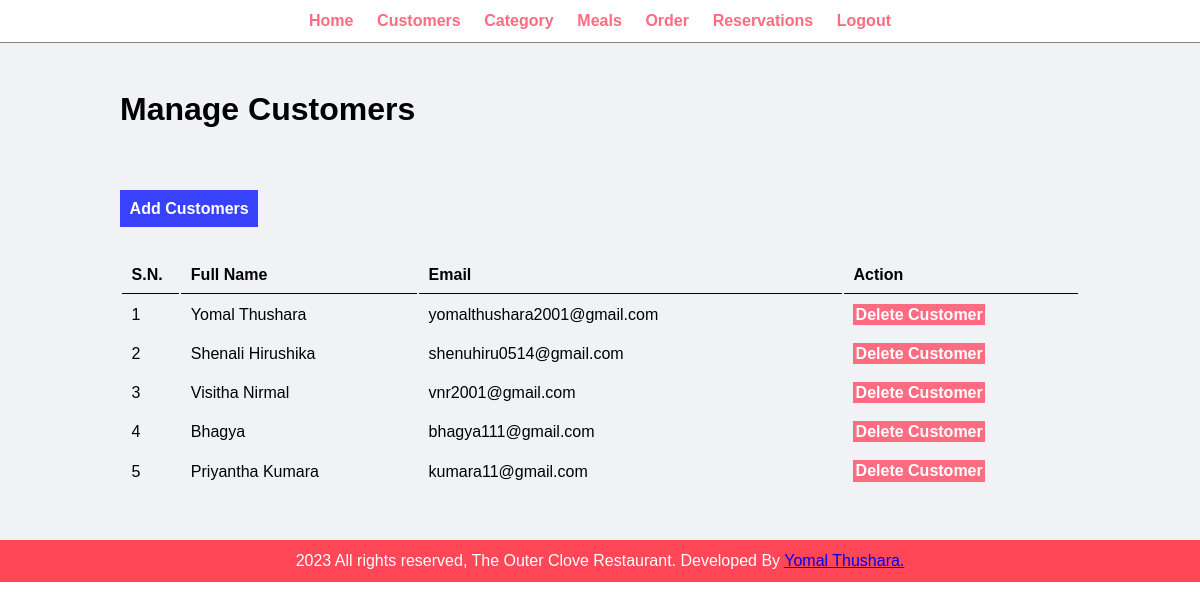
/Admin/manageCustomers.php, run on the app's committed database.
### tables this page shows
CREATE TABLE `customers` (
  `customerId` int(11) NOT NULL,
  `customerFname` varchar(128) NOT NULL,
  `customerEmail` varchar(255) NOT NULL,
  `customerPassword` varchar(255) NOT NULL
);

### Admin/manageCustomers.php (the view, shortened to what this page needs)
<?php
    include './others/menu.php';
?>
<div class="main-content">
    <div class="wrapper">
        <h1>Manage Customers</h1>
        <br />
        <br><br><br>
        <a href="./addCustomers.php" class="btn-primary">Add Customers</a>
        <br /> <br /> <br />
        <table class="tbl-full">
            <tr>
                <th>S.N.</th>
                <th>Full Name</th>
                <th>Email</th>
                <th>Action</th>
            </tr>
            <?php
                $sql = "SELECT * FROM customers";
                $result = mysqli_query($conn, $sql);
                if($result == TRUE){
                    $count = mysqli_num_rows($result);
                    $sn = 1;
                    if($count > 0){
                        while($rows = mysqli_fetch_assoc($result)){
                            $fullName = $rows['customerFname'];
                            $email = $rows['customerEmail'];
                            ?>
                                <tr>
                                    <td><?php echo $sn++; ?></td>
                                    <td><?php echo $fullName; ?></td>
                                    <td><?php echo $email; ?></td>
                                    <td>
                                        <a href="./Delete/deleteCustomers.php?id=<?php echo $rows['customerId']; ?>" class="btn-danger">Delete Customer</a>
                                    </td>
                                </tr>
                            <?php
                        }
                    }
                    else{
                    }
                }
            ?>
        </table>
    </div>
</div>
<?php
    include './others/footer.php';
?>

### Admin/css/AdminHome.css (style rules this page uses)
* { margin: 0 0; padding: 0 0; font-family: Arial, Helvetica, sans-serif; }
.wrapper { padding: 1%; width: 80%; margin: 0 auto; }
.tbl-full { width: 100%; }
table tr th { border-bottom: 1px solid black; padding: 1%; text-align: left; }
table tr td { padding: 1%; }
.btn-primary { background-color: #3742fa; padding: 1%; color: white; text-decoration: none; font-weight: bold; }
.btn-danger { background-color: #ff6b81; padding: 1%; color: white; text-decoration: none; font-weight: bold; }
.main-content { background-color: #f1f2f6; padding: 3% 0; }

### data on the page
customers: customerFname "Yomal Thushara", customerEmail "yomalthushara2001@gmail.com"
customers: customerFname "Shenali Hirushika", customerEmail "shenuhiru0514@gmail.com"
customers: customerFname "Visitha Nirmal", customerEmail "vnr2001@gmail.com"
customers: customerFname "Bhagya", customerEmail "bhagya111@gmail.com"
customers: customerFname "Priyantha Kumara", customerEmail "kumara11@gmail.com"
